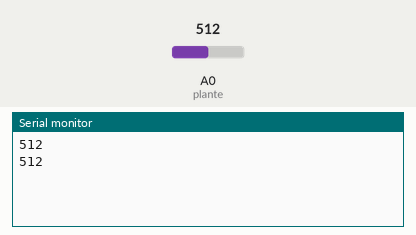
Simulated run of this sketch. Board: Arduino Uno, built with avr-gcc and run on an emulated ATmega328P. Shown: the last lines printed to the serial monitor. Inputs (shaded band) come from the test bench; at power-on: A0 (plante) = 512.

Above: at 5.8 s.
5.9 s: A0 (plante) set to 716
At 10.6 s:
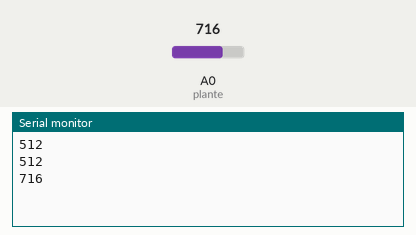
11.9 s: A0 (plante) set to 900
At 15.6 s:
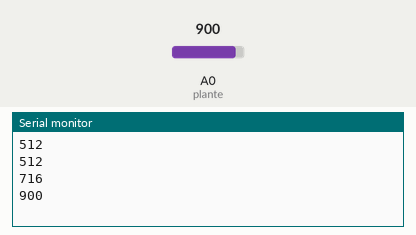
Timing chart, 0 to 17.1 s (numbered marks = the images above; inputs shaded):
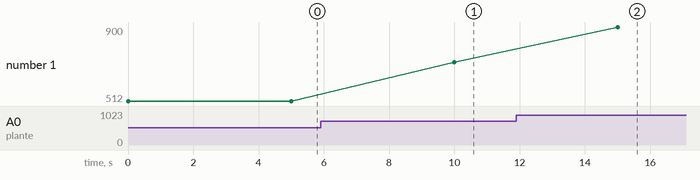

Measured:
- after the input at 5.9 s, the serial monitor: prints a new line after 4.1 s (image 1)
- after the input at 11.9 s, the serial monitor: prints a new line after 3.1 s (image 2)
- plotted number 1: 512 → 716 after the input at 5.9 s, 716 → 900 after the input at 11.9 s

The sketch:

test_hygrom_trie.ino
```cpp
const int plante = A0; //capteur d'hygrométrie brancher sur le port 13
 void setup() {
  // put your setup code here, to run once:
pinMode(plante, INPUT);// plante en entrée
Serial.begin(9600);
}

void loop() {
  // put your main code here, to run repeatedly:
int humide = analogRead(plante); //cherche le taux d'hygrométrie
Serial.println(humide);
delay(5000);
}
```
